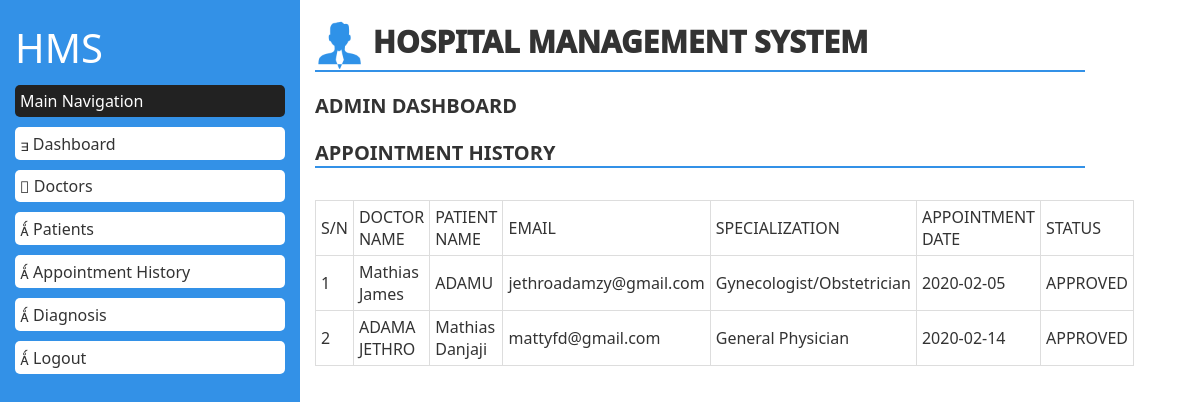
Page /admin/appoint_his.php on the committed database.
### tables this page shows
CREATE TABLE `appointment` (
  `id` int(11) NOT NULL auto_increment,
  `dname` varchar(30) NOT NULL,
  `pname` varchar(30) NOT NULL,
  `email` varchar(30) NOT NULL,
  `spec` varchar(70) NOT NULL,
  `adate` date NOT NULL,
  `atime` time NOT NULL,
  `status` varchar(30) NOT NULL,
  `appoint_time` timestamp NOT NULL default CURRENT_TIMESTAMP on update CURRENT_TIMESTAMP,
  PRIMARY KEY  (`id`)
);

### admin/appoint_his.php (the view, shortened to what this page needs)
<?php
include("../db_connection.php");
 ?>
<!DOCTYPE html>
<html>
<head>
	<link rel="stylesheet" type="text/css" href="../bootstrap-3.3.7-dist/css/bootstrap.min.css">
	<link rel="stylesheet" type="text/css" href="../css/style.css">
</head>
<body>
	<section id="pdash">
		<div class="container-fluid">
			<div class="row">
				<div class="col-md-3">
					<h3>HMS</h3>
					<h4>Main Navigation</h4>
					<a href="dashboard.php" style="color: #333;text-decoration: none;"><p><span class="glyphicon glyphicon-home"></span> Dashboard</p></a>
					<a href="doctors.php" style="color: #333;text-decoration: none;"><p><span class="glyphicon glyphicon-edit"></span> Doctors</p></a>
					<a href="patient.php" style="color: #333;text-decoration: none;"><p><span class="glyphicon glyphicon-th-large"></span> Patients</p></a>
						<a href="appoint_his.php" style="color: #333;text-decoration: none;"><p><span class="glyphicon glyphicon-th-large"></span> Appointment History</p></a>
						<a href="diagnosis.php" style="color: #333;text-decoration: none;"><p><span class="glyphicon glyphicon-th-large"></span> Diagnosis</p></a>
						<a href="../index.php" style="color: #333;text-decoration: none;"><p><span class="glyphicon glyphicon-th-large"></span> Logout</p></a>
				</div>
				<div class="col-md-8">
					<h3 style="font-size: 30px !important;font-weight: 1000 !important"><img src="../images/grid-img1.png" style="width: 50px;height: 50px"> HOSPITAL MANAGEMENT SYSTEM </h3>
					<h1>ADMIN DASHBOARD</h1>
					<h3 style="font-size: 20px !important;font-weight: 600 !important">APPOINTMENT HISTORY</h3>
				<br>
					<table width="100%" border="1">
						<tr>
							<td>S/N</td>
							<td>DOCTOR NAME</td>
							<td>PATIENT NAME</td>
							<td>EMAIL</td>
							<td>SPECIALIZATION</td>
							<td>APPOINTMENT DATE</td>
							<td>STATUS</td>
						</tr>
						<?php
						$sql = "SELECT * FROM Appointment";
						$run = mysqli_query($dbcon,$sql);
						while ($row=mysqli_fetch_assoc($run)) {
						 ?>
						 	<tr>
						 		<td><?php echo $row['id']; ?></td>
						 		<td><?php echo $row['dname']; ?></td>
						 		<td><?php echo $row['pname']; ?></td>
						 		<td><?php echo $row['email']; ?></td>
						 		<td><?php echo $row['spec']; ?></td>
						 		<td><?php echo $row['adate']; ?></td>
						 		<td><?php echo $row['status']; ?></td>
						 	</tr>
						<?php } ?>
					</table>
				</div>
			</div>
		</div>
	</section>
</body>
</html>

### css/style.css (style rules this page uses)
* { margin: 0; padding: 0; font: 16px "Segoe UI" , Tahoma, Verdana, Tahoma, Arial, "Helvetica Neue" , Helvetica, Sans-Serif !important; }
#pdash .col-md-3 { background-color: #3391E7; height: 100vh; }
#pdash .col-md-3 h3 { font-size: 40px !important; color: #fff; font-weight: 1000; }
#pdash .col-md-3 h4 { color: #fff; background-color: #222; padding: 5px; border-radius: 5px; }
#pdash .col-md-3 p { color: #333; background-color: #fff; padding: 5px; border-radius: 5px; }
#pdash .col-md-8 h3 { border-bottom: 2px solid #3391E7; }
#pdash .col-md-8 h1 { font-size: 20px !important; font-weight: 600 !important; }

### admin/appoint_his.php (style rules this page uses)
table { border: 1px solid #ddd; }
td { border: 1px solid #ddd; padding: 5px; }

### rows in the picture
appointment: id "1", dname "Mathias James", pname "ADAMU", email "jethroadamzy@gmail.com", spec "Gynecologist/Obstetrician", adate "2020-02-05", status "APPROVED"
appointment: id "2", dname "ADAMA JETHRO", pname "Mathias Danjaji", email "mattyfd@gmail.com", spec "General Physician", adate "2020-02-14", status "APPROVED"
